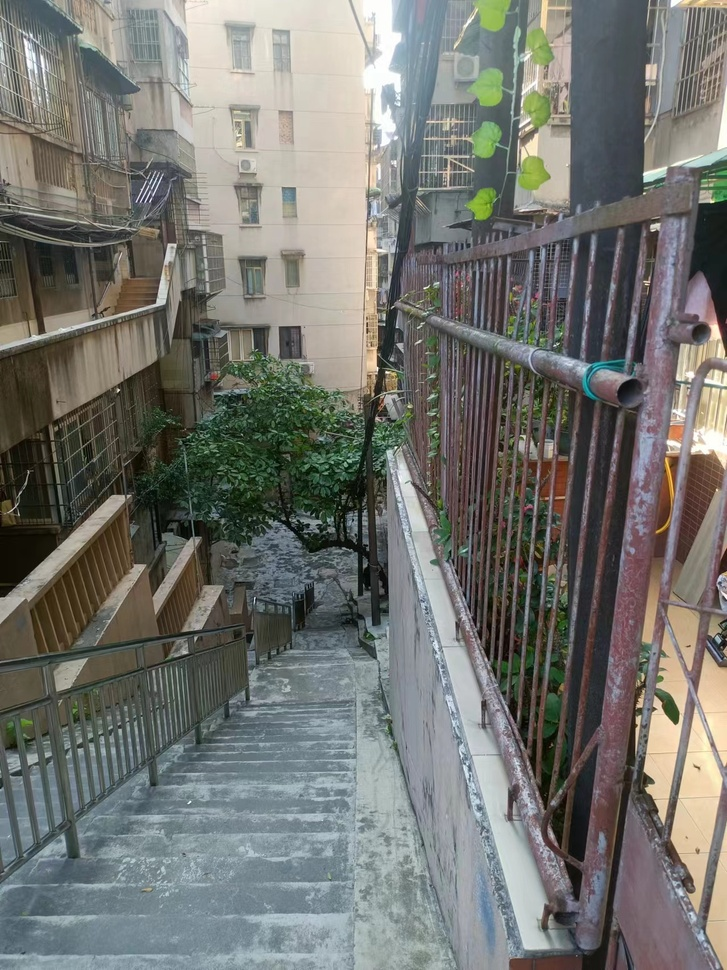
#> input picture sourcecode/masterdevice/import_img/long1.jpg, 727 x 970 px, shrunk from 1279 x 1706 before the run, found by its file name
$ python strengthen.py
#> lines starting #> are read from the running program, lines starting #| are printed output that depends on the picture
import cv2
def method_two():
	img = cv2.imread('/home/jimkwokying/projectTest/masterdevice/import_img/long1.jpg')
#> img is the input picture: shape (970, 727, 3); mean B, G, R 111.3, 116.2, 115.2
	(b, g, r) = cv2.split(img)
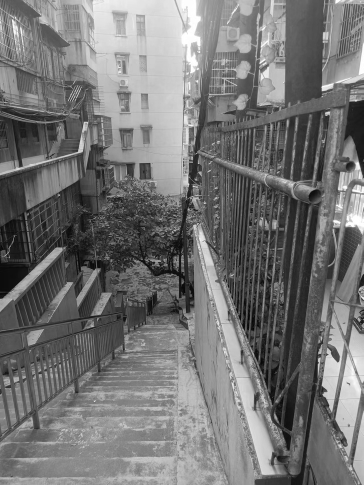
#> g: shape (970, 727) (shown at 1/2 size); min 0, max 255, mean 116.2
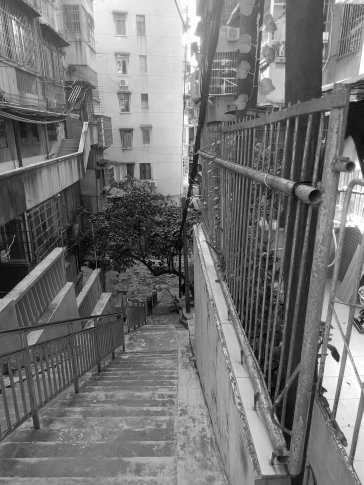
#> r: shape (970, 727) (shown at 1/2 size); min 0, max 255, mean 115.2
	equal_b = cv2.equalizeHist(b)
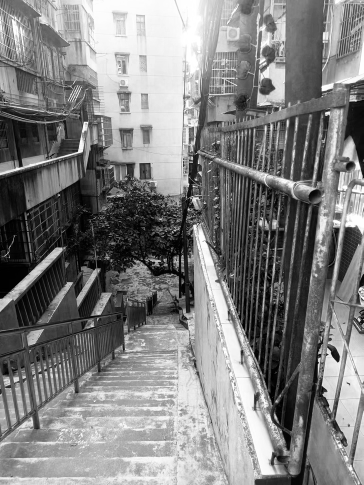
#> equal_b: shape (970, 727) (shown at 1/2 size); min 0, max 255, mean 128
	equal_g = cv2.equalizeHist(g)
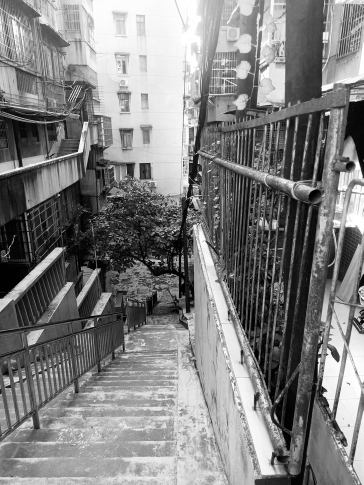
#> equal_g: shape (970, 727) (shown at 1/2 size); min 0, max 255, mean 128.2
	equal_r = cv2.equalizeHist(r)
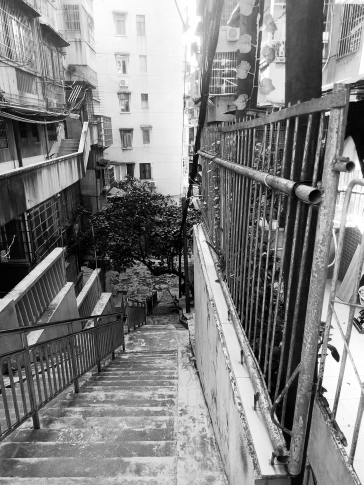
#> equal_r: shape (970, 727) (shown at 1/2 size); min 0, max 255, mean 128.1
	dst = cv2.merge((equal_b, equal_g, equal_r))
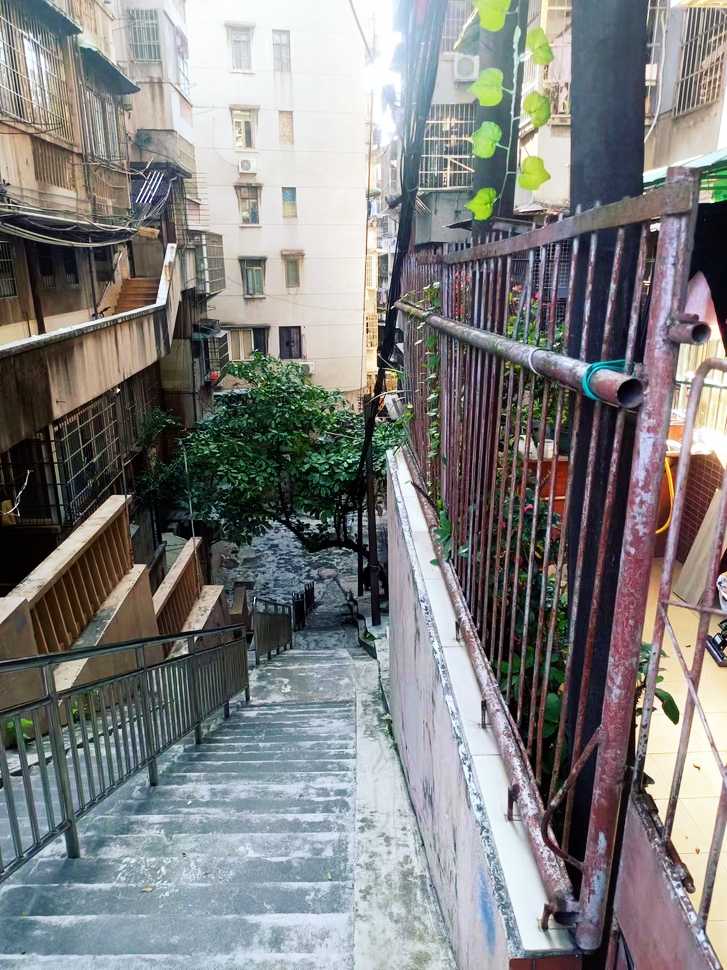
#> dst: shape (970, 727, 3); mean B, G, R 128, 128.2, 128.1
	cv2.imshow('img', img)
	cv2.imshow('dst', dst)
	cv2.imwrite('/home/jimkwokying/projectTest/masterdevice/import_img/long11.jpg',dst)
	cv2.waitKey(10000)
	cv2.destroyAllWindows()

if __name__ == "__main__":
	method_two()

$ run again, with sourcecode/masterdevice/import_img/long2.jpg copied over sourcecode/masterdevice/import_img/long1.jpg
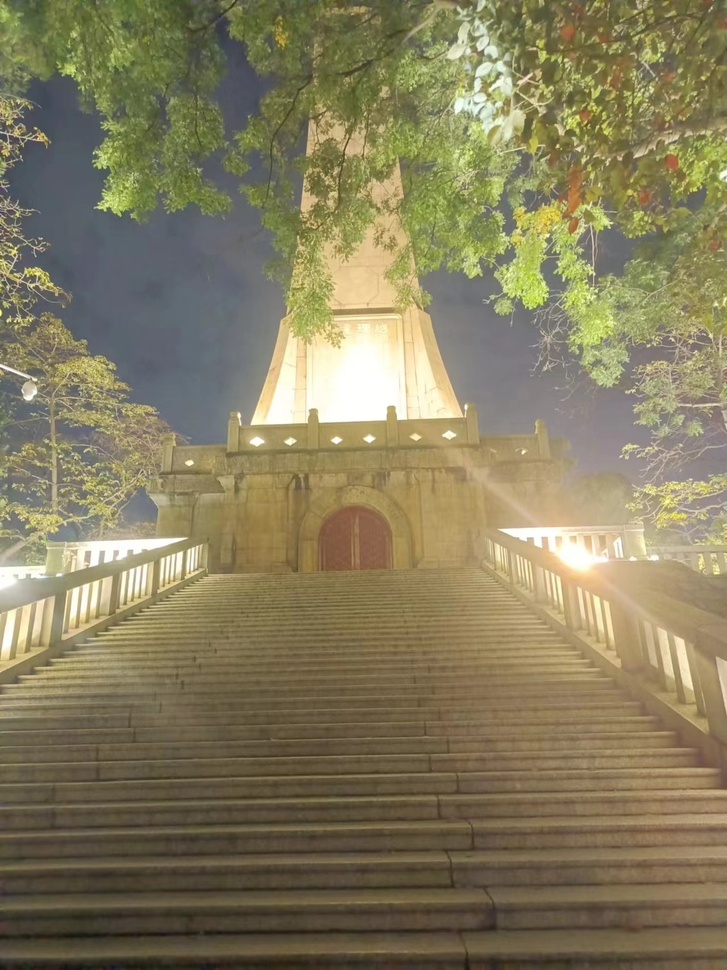
#> input picture sourcecode/masterdevice/import_img/long2.jpg, 727 x 970 px, shrunk from 1279 x 1706 before the run, found by its file name
#> in method_two, img is the input picture: shape (970, 727, 3); mean B, G, R 93.6, 125.1, 133.7
#> in method_two, `equal_r = cv2.equalizeHist(r)`:
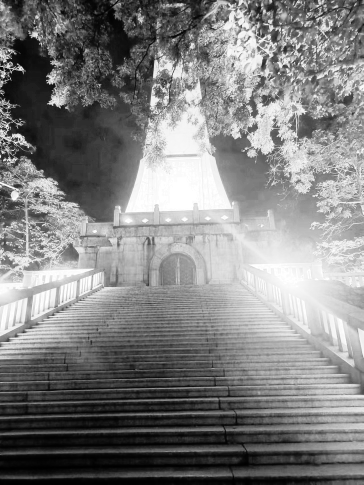
#> equal_r: shape (970, 727) (shown at 1/2 size); min 0, max 255, mean 128.4
#> in method_two, `dst = cv2.merge((equal_b, equal_g, equal_r))`:
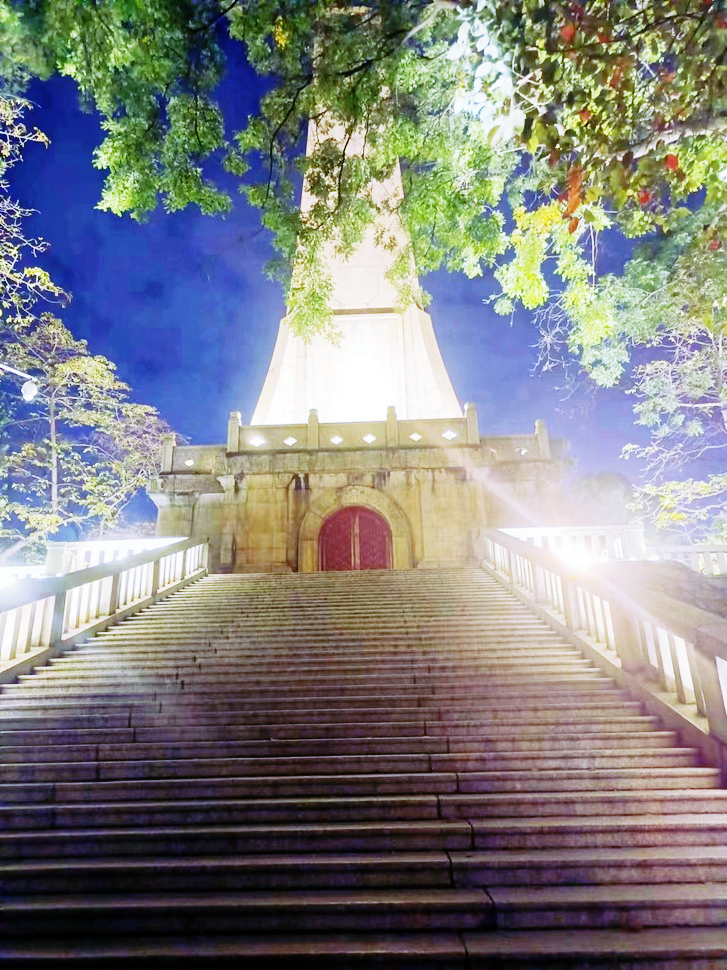
#> dst: shape (970, 727, 3); mean B, G, R 128.6, 128.4, 128.4

$ run again, with sourcecode/masterdevice/import_img/long3.jpg copied over sourcecode/masterdevice/import_img/long1.jpg
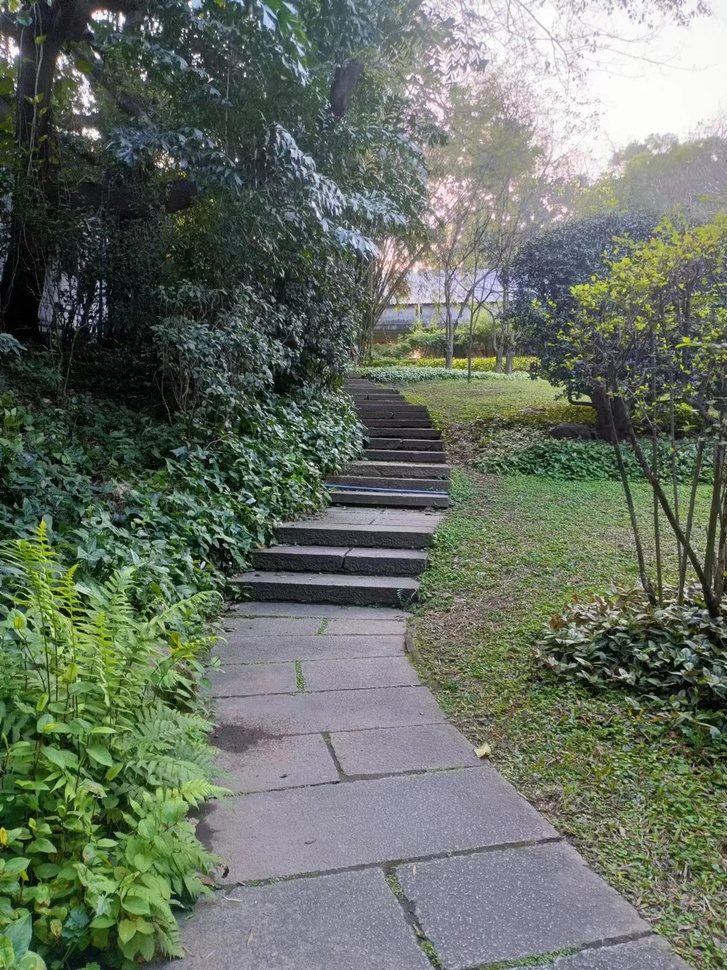
#> input picture sourcecode/masterdevice/import_img/long3.jpg, 727 x 970 px, shrunk from 1279 x 1706 before the run, found by its file name
#> in method_two, img is the input picture: shape (970, 727, 3); mean B, G, R 99.8, 112.4, 103.3
#> in method_two, `equal_r = cv2.equalizeHist(r)`:
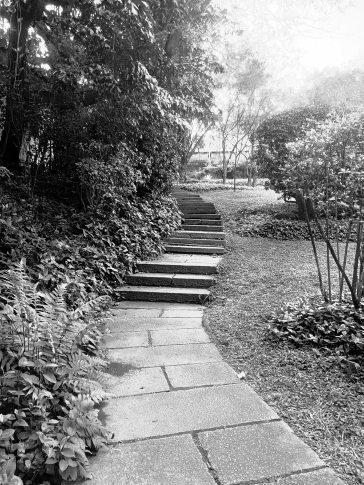
#> equal_r: shape (970, 727) (shown at 1/2 size); min 0, max 255, mean 127.7
#> in method_two, `dst = cv2.merge((equal_b, equal_g, equal_r))`:
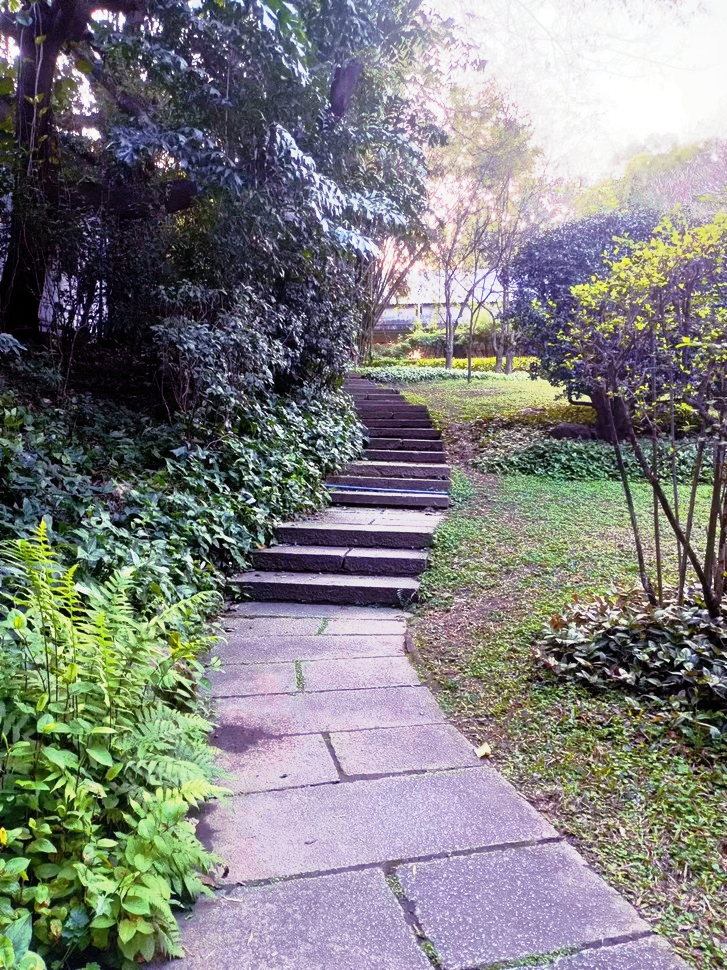
#> dst: shape (970, 727, 3); mean B, G, R 127.4, 128.2, 127.7
